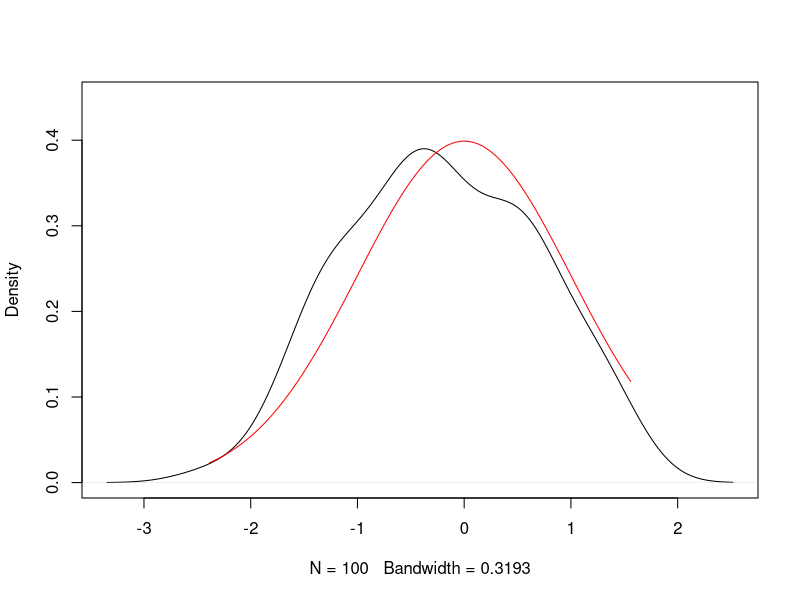

This figure's R source: (Note: this script raises an error after producing the figure.)
## ---- chunk 1
N=100# Number of observations in the draw
x<-rnorm(N, mean=0, sd=1)
z=seq(min(x),max(x),le=100)
hx<-dnorm(z)
plot(density(x),main="",ylim=c(0,0.45)) 
lines(z,hx, col="red")

## ---- chunk 2
knitr::include_graphics("01-intro_files/figure-html/fig-1.png")
